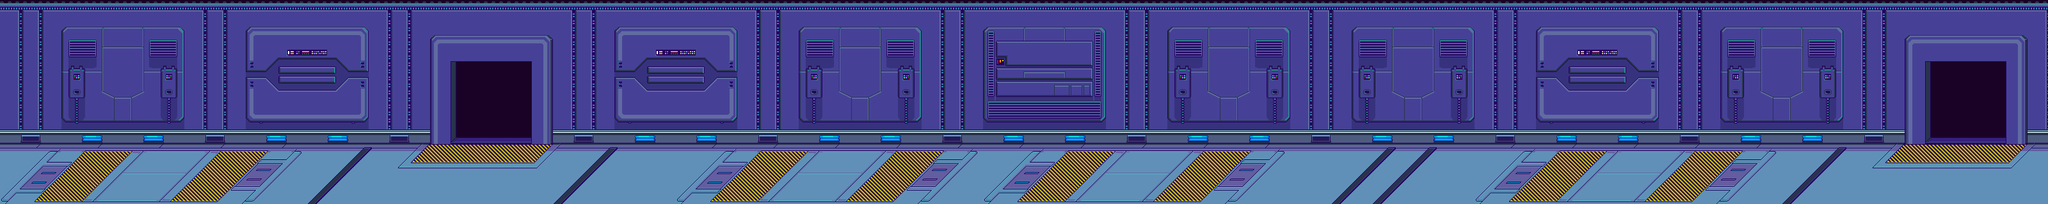

This is a level from a 2D game, rendered from its Tiled map with the project's own tilesets. A one-line summary and the map file follow, with tile-layer data summarised:
An orthogonal 100x10 tile map with 32x32 px tiles, 2 tile layers (Floor, Wall).

<map version="1.0" orientation="orthogonal" width="100" height="10" tilewidth="32" tileheight="32">
 <tileset firstgid="1" name="pd_tiles" tilewidth="32" tileheight="32">
  <image source="pd_tiles.png" width="1024" height="512" />
 </tileset>
 <layer name="Floor" width="100" height="10">
  <data>[1000 cells, 400 non-empty, 90 distinct tile ids]</data>
 </layer>
 <layer name="Wall" width="100" height="10">
  <data>[1000 cells, 700 non-empty, 168 distinct tile ids]</data>
 </layer>
</map>